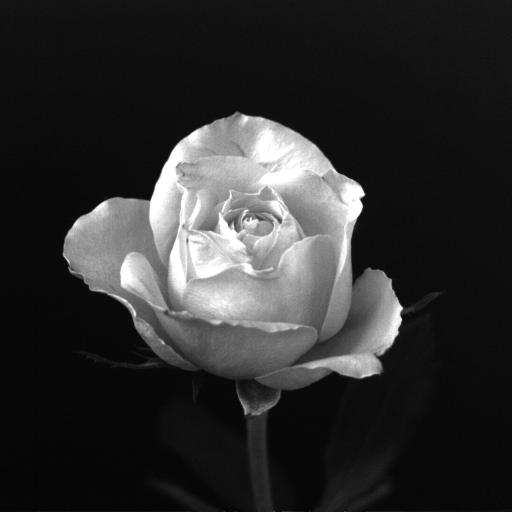
%> input picture Ejercicios/Capitulo 2/Resize/rosa.jpg, 1024 x 1024 px (shown at 1/2 size)
$ octave Rosa_resize_resta.m   (GNU Octave 9; MATLAB toolbox functions it lacks are replaced by stand-ins)
%> lines starting %> are read from the running program, lines starting %| are printed output that depends on the picture
img = imread('rosa.jpg');
%> img is the input picture: size 1024x1024 uint8; min 0, max 255, mean 46.8
%image(img)

%function method for rezising image
img2 = imresize(img,[64 64]);
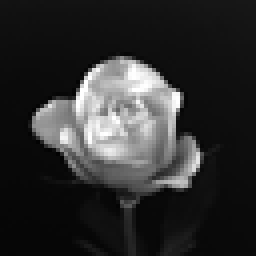
%> img2: size 64x64 uint8 (shown 4 times larger); min 1, max 255, mean 46.8

%image(img2);
%grey color
img3 = imresize(img2,[1024 1024],"bicubic");
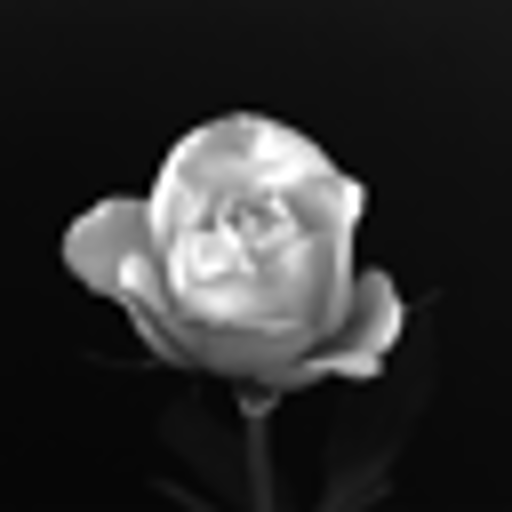
%> img3: size 1024x1024 uint8 (shown at 1/2 size); min 0, max 255, mean 46.8; mean of the top-left, top-right, bottom-left and bottom-right quarters 56.7, 47, 41.7, 41.6
img4 = imresize(img2,[1024 1024],"bilinear");
img5 = imresize(img2,[1024 1024],"nearest");

image(img3)
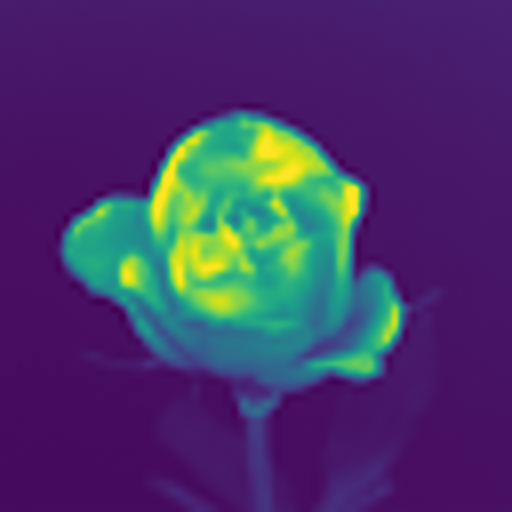
%> displayed picture: size 1024x1024x3, on the screen's scale of 0 to 255 (shown at 1/2 size); mean R, G, B 72.3, 54.8, 105.6

subplot(1,3,1)
image(img3)
subplot(1,3,2)
image(img4)
subplot(1,3,3)
image(img5)
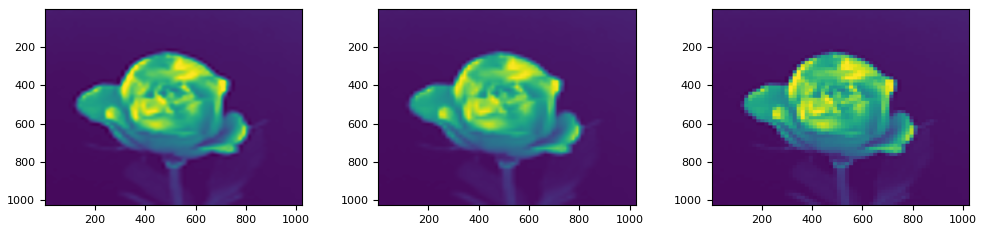
%> figure redrawn from the program's plot data, 3 panels

%figure
resta = img3 - img4;
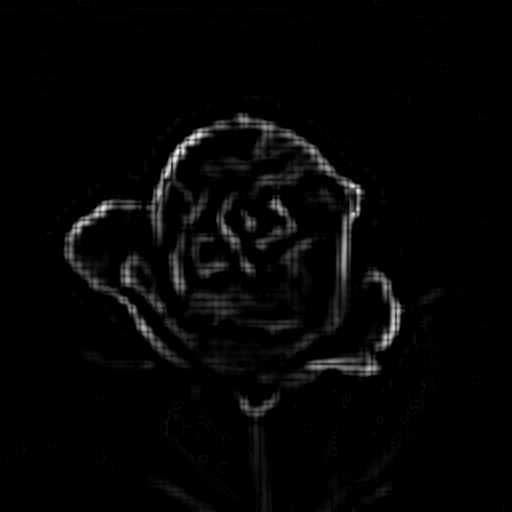
%> resta: size 1024x1024 uint8 (shown at 1/2 size); min 0, max 23, mean 0.5; drawn with min black and max white
imagesc(resta)
colormap(gray);
